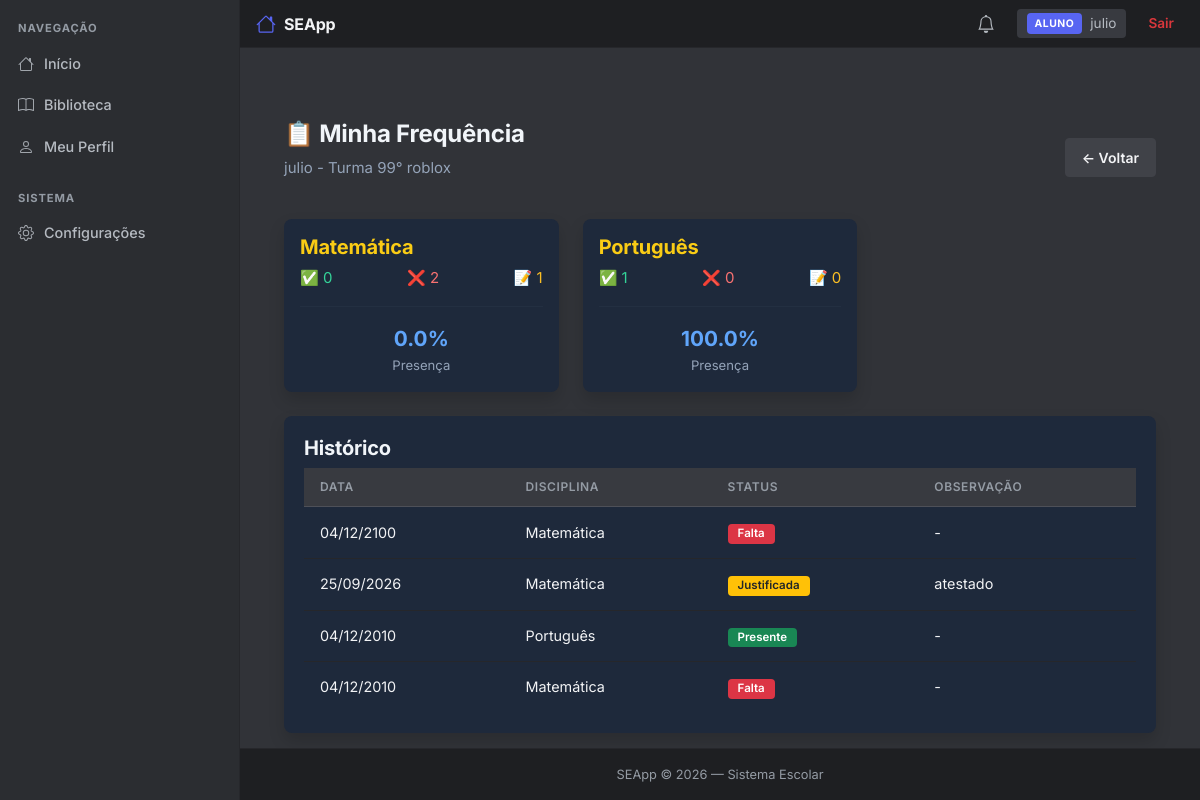
Page /frequencia/minha (signed in) on the committed database.
### app/models/usuario.py (models this page shows, shortened)
class Usuario(db.Model):
    __tablename__ = 'usuarios'
    id = db.Column(db.Integer, primary_key=True)
    nome = db.Column(db.String(100), nullable=False)
    email = db.Column(db.String(120), unique=True, nullable=False)
    senha = db.Column(db.String(255), nullable=False)
    tipo = db.Column(db.String(20), nullable=False, default='aluno')
    foto = db.Column(db.String(200), nullable=True)
    criado_em = db.Column(db.DateTime, default=datetime.utcnow)
    @property
    def senha_criptografada(self):
        return self.senha

### app/models/aluno.py (models this page shows, shortened)
class Aluno(db.Model):
    __tablename__ = 'alunos'
    id = db.Column(db.Integer, primary_key=True)
    usuario_id = db.Column(db.Integer, db.ForeignKey('usuarios.id'), unique=True, nullable=False)
    matricula = db.Column(db.String(50), unique=True, nullable=False)
    data_nascimento = db.Column(db.Date, nullable=True)
    serie = db.Column(db.String(20), nullable=True)
    turma = db.Column(db.String(20), nullable=True)
    telefone = db.Column(db.String(20), nullable=True)
    responsaveis = db.Column(db.Text, nullable=True)  # JSON string
    notas = db.Column(db.Text, nullable=True)  # JSON string
    usuario = db.relationship('Usuario', backref='aluno_rel', uselist=False, lazy=True)

### app/models/frequencia.py (models this page shows, shortened)
class Frequencia(db.Model):
    __tablename__ = 'frequencias'
    id = db.Column(db.Integer, primary_key=True)
    aluno_id = db.Column(db.Integer, db.ForeignKey('alunos.id'), nullable=False)
    professor_id = db.Column(db.Integer, db.ForeignKey('professores.id'), nullable=True)
    disciplina = db.Column(db.String(100), nullable=False)
    data = db.Column(db.Date, nullable=False)
    status = db.Column(db.String(20), nullable=False, default='presente')  # presente, falta, justificada
    observacao = db.Column(db.String(255), nullable=True)
    criada_em = db.Column(db.DateTime, default=datetime.utcnow)
    aluno = db.relationship('Aluno', backref='frequencias', lazy=True)
    professor = db.relationship('Professor', backref='frequencias', lazy=True)

### app/routes/frequencia.py (the view)
@frequencia_bp.route("/frequencia/minha")
def minha_frequencia():
    if 'usuario_id' not in session:
        return redirect(url_for('auth.login'))
    if not is_aluno():
        flash("Acesso negado.", "danger")
        return redirect(url_for('dashboard.index'))
    usuario_id = session.get('usuario_id')
    aluno = Aluno.query.filter_by(usuario_id=usuario_id).first()
    if not aluno:
        flash("Aluno não encontrado.", "danger")
        return redirect(url_for('dashboard.index'))
    frequencias = Frequencia.query.filter_by(aluno_id=aluno.id).order_by(Frequencia.data.desc()).all()
    disciplinas = {}
    for f in frequencias:
        if f.disciplina not in disciplinas:
            disciplinas[f.disciplina] = {"presente": 0, "falta": 0, "justificada": 0}
        disciplinas[f.disciplina][f.status] += 1
    for d, stats in disciplinas.items():
        total = stats["presente"] + stats["falta"] + stats["justificada"]
        stats["total"] = total
        stats["percentual"] = round((stats["presente"] / total) * 100, 1) if total > 0 else 0
    return render_template(
        "frequencia/minha_frequencia.html",
        aluno=aluno,
        frequencias=frequencias,
        disciplinas=disciplinas
    )

### app/routes/frequencia.py (called while the page is built)
def is_aluno():
    return session.get("tipo") == "aluno"

### templates/frequencia/minha_frequencia.html (shortened to what this page needs)
{% extends 'base.html' %}
{% block content %}
<div class="container mt-5">
    <div class="d-flex justify-content-between align-items-center mb-4">
        <div>
            <h1 class="fw-bold" style="color: #f1f5f9;">📋 Minha Frequência</h1>
            <p style="color: #94a3b8;">{{ aluno.usuario.nome if aluno.usuario else '' }} - Turma {{ aluno.turma or '-' }}</p>
        </div>
        <a href="{{ url_for('dashboard.index') }}" class="btn btn-secondary">← Voltar</a>
    </div>
    <div class="row g-4 mb-4">
        {% for d, stats in disciplinas.items() %}
        <div class="col-md-4">
            <div class="card border-0 shadow p-3" style="background: #1e293b;">
                <h5 style="color: #facc15;">{{ d }}</h5>
                <div class="d-flex justify-content-between">
                    <span style="color: #34D399;">✅ {{ stats.presente }}</span>
                    <span style="color: #F87171;">❌ {{ stats.falta }}</span>
                    <span style="color: #FBBF24;">📝 {{ stats.justificada }}</span>
                </div>
                <hr style="border-color: #334155;">
                <div class="text-center">
                    <span class="fw-bold" style="color: #60A5FA; font-size: 1.3rem;">{{ stats.percentual }}%</span>
                    <br>
                    <small style="color: #94a3b8;">Presença</small>
                </div>
            </div>
        </div>
        {% else %}
        <div class="col-12">
            <p style="color: #94a3b8;">Nenhuma frequência registrada ainda.</p>
        </div>
        {% endfor %}
    </div>
    {% if frequencias %}
    <div class="card border-0 shadow" style="background: #1e293b;">
        <div class="card-body">
            <h5 style="color: #f1f5f9;">Histórico</h5>
            <table class="table table-hover">
                <thead>
                    <tr>
                        <th style="color: #94a3b8;">Data</th>
                        <th style="color: #94a3b8;">Disciplina</th>
                        <th style="color: #94a3b8;">Status</th>
                        <th style="color: #94a3b8;">Observação</th>
                    </tr>
                </thead>
                <tbody>
                    {% for f in frequencias %}
                    <tr>
                        <td style="color: #f1f5f9;">{{ f.data.strftime('%d/%m/%Y') }}</td>
                        <td style="color: #f1f5f9;">{{ f.disciplina }}</td>
                        <td>
                            {% if f.status == 'presente' %}
                                <span class="badge bg-success">Presente</span>
                            {% elif f.status == 'falta' %}
                                <span class="badge bg-danger">Falta</span>
                            {% else %}
                                <span class="badge bg-warning text-dark">Justificada</span>
                            {% endif %}
                        </td>
                        <td style="color: #94a3b8;">{{ f.observacao or '-' }}</td>
                    </tr>
                    {% endfor %}
                </tbody>
            </table>
        </div>
    </div>
    {% endif %}
</div>
{% endblock %}

### templates/components/topbar.html (shortened to what this page needs)
<header class="topbar">
    <a class="topbar-brand" href="{{ url_for('dashboard.index') }}">
        SEApp
    </a>
    <div class="topbar-right">
        <a href="{{ url_for('notificacoes.listar') }}" id="sinoNotificacoes" style="position: relative; display: flex; align-items: center; padding: 6px 10px; border-radius: 4px; color: var(--text-2);" onmouseover="this.style.background='var(--surface)'" onmouseout="this.style.background='transparent'">
        </a>
        <div class="topbar-user">
            <span class="topbar-badge {% if session.get('tipo') in ['admin','diretor'] %}badge-admin{% else %}badge-aluno{% endif %}">
                {{ session.get("tipo", "").upper() }}
            </span>
            <span>{{ session["usuario"] }}</span>
        </div>
        <a href="{{ url_for('auth.logout') }}" class="topbar-logout">Sair</a>
    </div>
</header>

### static/css/style.css (style rules this page uses)
:root { --bg: #313338; --bg-sidebar: #2B2D31; --bg-nav: #1E1F22; --surface: #383A40; --surface-hover: #404248; --border: #26272B; --border-2: #4E5058; --text: #F2F3F5; --text-2: #B5BAC1; --text-3: #949BA4; --primary: #5865F2; --primary-hover: #4752C4; --success: #23A55A; --success-hover: #1E8F4C; --danger: #DA373C; --danger-hover: #A12828; --warning: #F0B232; --warning-hover: #D89E2A; --radius: 8px; --radius-sm: 4px; --shadow: 0 2px 10px rgba(0,0,0,0.2); --shadow-lg: 0 8px 24px rgba(0,0,0,0.4); }
* { margin: 0; padding: 0; box-sizing: border-box; }
html, body { height: 100%; background: var(--bg); }
body { background: var(--bg); color: var(--text); font-family: "Inter", -apple-system, BlinkMacSystemFont, "Segoe UI", Roboto, sans-serif; font-size: 15px; line-height: 1.5; min-height: 100vh; display: flex; flex-direction: column; -webkit-font-smoothing: antialiased; }
.topbar { background: var(--bg-nav); border-bottom: 1px solid var(--border); padding: 8px 16px; display: flex; align-items: center; justify-content: space-between; flex-shrink: 0; height: 48px; }
.topbar-brand { font-size: 1rem; font-weight: 700; color: var(--text); letter-spacing: -0.01em; display: flex; align-items: center; gap: 8px; }
.topbar-right { display: flex; align-items: center; gap: 12px; }
.topbar-user { display: flex; align-items: center; gap: 8px; padding: 4px 10px; border-radius: var(--radius-sm); background: var(--surface); font-size: 0.85rem; color: var(--text-2); }
.topbar-badge { font-size: 0.65rem; font-weight: 700; padding: 3px 8px; border-radius: 4px; letter-spacing: 0.05em; }
.badge-aluno { background: var(--primary); color: white; }
.topbar-logout { color: var(--danger); font-size: 0.85rem; font-weight: 600; padding: 4px 10px; border-radius: var(--radius-sm); transition: background 0.1s; }
h1, h2, h3, h4, h5, h6 { color: var(--text); font-weight: 700; letter-spacing: -0.01em; }
h1 { font-size: 1.5rem; }
p { color: var(--text-2); }
a { text-decoration: none; color: var(--primary); transition: color 0.15s; }
.card { background: var(--surface); border: 1px solid var(--border); border-radius: var(--radius); box-shadow: var(--shadow); }
.card-body { padding: 20px; }
.btn { font-size: 0.875rem; font-weight: 600; padding: 8px 16px; border-radius: var(--radius-sm); transition: background 0.15s; border: 1px solid transparent; display: inline-flex; align-items: center; justify-content: center; gap: 6px; --bs-btn-focus-box-shadow: none !important; --bs-btn-active-shadow: none !important; }
.btn-secondary { background: var(--surface-hover); border-color: var(--surface-hover); color: var(--text); }
.table { color: var(--text) !important; --bs-table-bg: transparent; --bs-table-border-color: var(--border); margin-bottom: 0; border-collapse: separate; border-spacing: 0; }
.table thead th { background: var(--surface) !important; color: var(--text-3) !important; font-size: 0.75rem; font-weight: 600; text-transform: uppercase; letter-spacing: 0.05em; border-bottom: 1px solid var(--border-2) !important; border-top: none !important; padding: 10px 16px; text-align: left; }
.table tbody td { background: transparent !important; color: var(--text) !important; border-bottom: 1px solid var(--border) !important; padding: 14px 16px; font-size: 0.9rem; vertical-align: middle; }
.table tbody tr:last-child td { border-bottom: none !important; }
.badge { font-size: 0.72rem; font-weight: 600; padding: 4px 10px; border-radius: 4px; }
.btn, .btn-primary, .btn-success, .btn-danger, .btn-warning, .btn-secondary, .btn-outline-secondary { --bs-btn-focus-box-shadow: none !important; --bs-btn-active-shadow: none !important; box-shadow: none !important; outline: none !important; }
.btn { -webkit-tap-highlight-color: transparent; }
a, button { -webkit-tap-highlight-color: transparent; }

### rows in the picture
Usuario: get "ALUNO", usuario "julio"
Aluno: turma "99° roblox"
Frequencia: disciplina "Matemática", presente "0", falta "2", justificada "1", percentual "0.0", data "04/12/2100", status "Falta", observacao "-"
Frequencia: disciplina "Português", presente "1", falta "0", justificada "0", percentual "100.0", data "04/12/2010", status "Presente", observacao "-"
Frequencia: data "25/09/2026", disciplina "Matemática", status "Justificada", observacao "atestado"
Frequencia: data "04/12/2010", disciplina "Matemática", status "Falta", observacao "-"
